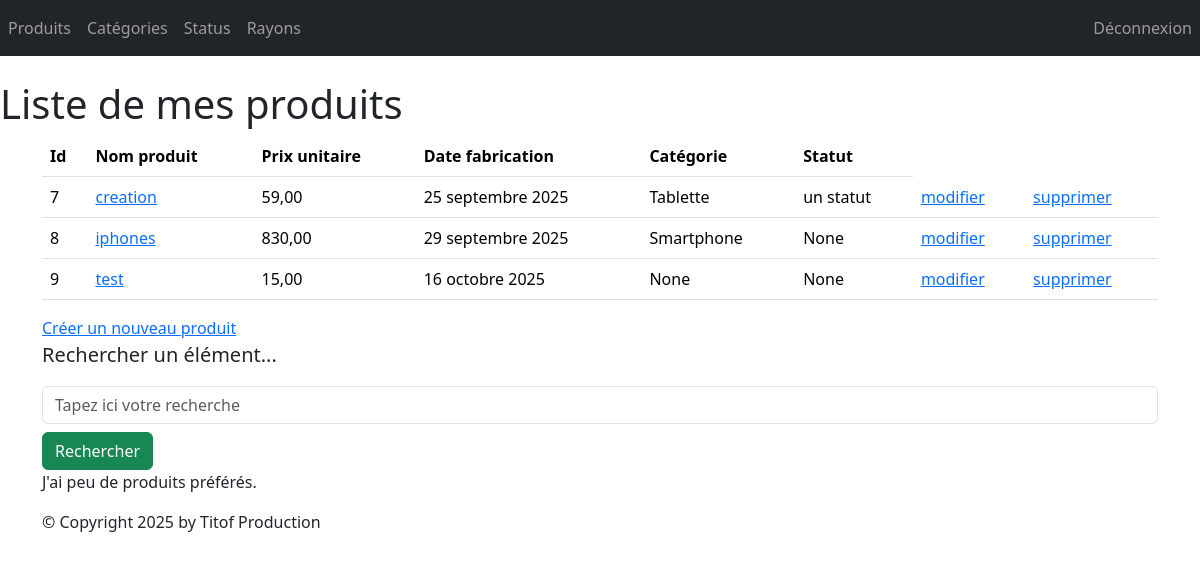
The app's page /monApp/produits/ (signed in) with its own data.
### monApp/models.py (models this page shows, shortened)
class Produit(models.Model):
    refProd = models.AutoField(primary_key=True)
    intituleProd = models.CharField(max_length=200)
    prixUnitaireProd = models.DecimalField(max_digits=10, decimal_places=2)
    dateFabProd = models.DateField(default=date.today)
    categorie = models.ForeignKey(Categorie, on_delete=models.CASCADE, related_name="produits_categorie", null=True, blank=True)
    status = models.ForeignKey(Statut, on_delete=models.CASCADE, related_name="produits_status",null=True, blank=True)

class Categorie(models.Model):
    idCat = models.AutoField(primary_key=True)
    nomCat = models.CharField(max_length=100)
    def __str__(self):
        return self.nomCat

class Statut(models.Model):
    idStatus = models.AutoField(primary_key=True)
    libelleStatus = models.CharField(max_length=100, default='')
    def __str__(self):
        return self.libelleStatus

### monApp/views.py (the view)
# urls.py: path("produits/",views.ProduitListView.as_view(),name="lst_prdts"),
class ProduitListView(ListView):
    model = Produit
    template_name = "monApp/list_produits.html"
    context_object_name = "prdts"
    def get_queryset(self):
        query = self.request.GET.get('search')
        if query:
            return Produit.objects.filter(intituleProd__icontains=query).select_related('categorie').select_related('status')
        return Produit.objects.select_related('categorie').select_related('status')
    def get_context_data(self, **kwargs):
        context = super(ProduitListView, self).get_context_data(**kwargs)
        context['titremenu'] = "Liste de mes produits"
        return context

### monApp/templates/monApp/list_produits.html
{% extends 'monApp/base.html' %}
{% block menu %}
    <h1>{{titremenu}}</h1>
{% endblock %}
{% block contenu %}
    <table class="table">
        <thead>
            <th>Id</th>
            <th>Nom produit</th>
            <th>Prix unitaire</th>
            <th>Date fabrication</th>
            <th>Catégorie</th>
            <th>Statut</th>
        </thead>
            <tbody>
                {% for prdt in prdts %}
                <tr>
                    <td>{{ prdt.refProd }} </td>
                    <td> <a href="{% url 'dtl_prdt' prdt.refProd %}">{{ prdt.intituleProd }}</a> </td>
                    <td>{{ prdt.prixUnitaireProd }} </td>
                    <td>{{ prdt.dateFabProd }} </td>
                    <td>{{ prdt.categorie }} </td>
                    <td>{{ prdt.status }} </td>
                    <td><a href="{% url 'prdt_chng' prdt.refProd %}">modifier</a></td>
                    <td><a href="{% url 'prdt_del' prdt.refProd %}">supprimer</a></td>
                </tr>
                {% endfor %}
        </tbody>
    </table>
    <a href="{% url 'crt_prdt' %}">Créer un nouveau produit</a>
    <p class="lead mb-3 ml-0">Rechercher un élément...</p>
    <form method="GET" action="">
        <input class="form-control" type="text" name="search" placeholder="Tapez ici votre recherche"
        value="{{ request.GET.search }}">
        <button type="submit" class="btn btn-success mt-2">Rechercher</button>
    </form>
    <p>
    J'ai
    {% if prdts|length < 5 %}
    peu de
    {% elif prdts|length < 10 %}
    quelques
    {% else %}
    beaucoup de
    {% endif %}
    produits préférés.
    </p>
{% endblock %}

### static/styles.css (style rules this page uses)
h1 { color: red }

### records on screen
Produit: refProd "7", intituleProd "creation", prixUnitaireProd "59,00", dateFabProd "25 septembre 2025", categorie "Tablette", status "un statut"
Produit: refProd "8", intituleProd "iphones", prixUnitaireProd "830,00", dateFabProd "29 septembre 2025", categorie "Smartphone", status "None"
Produit: refProd "9", intituleProd "test", prixUnitaireProd "15,00", dateFabProd "16 octobre 2025", categorie "None", status "None"

### other values on screen
{{ titremenu }} "Liste de mes produits"
